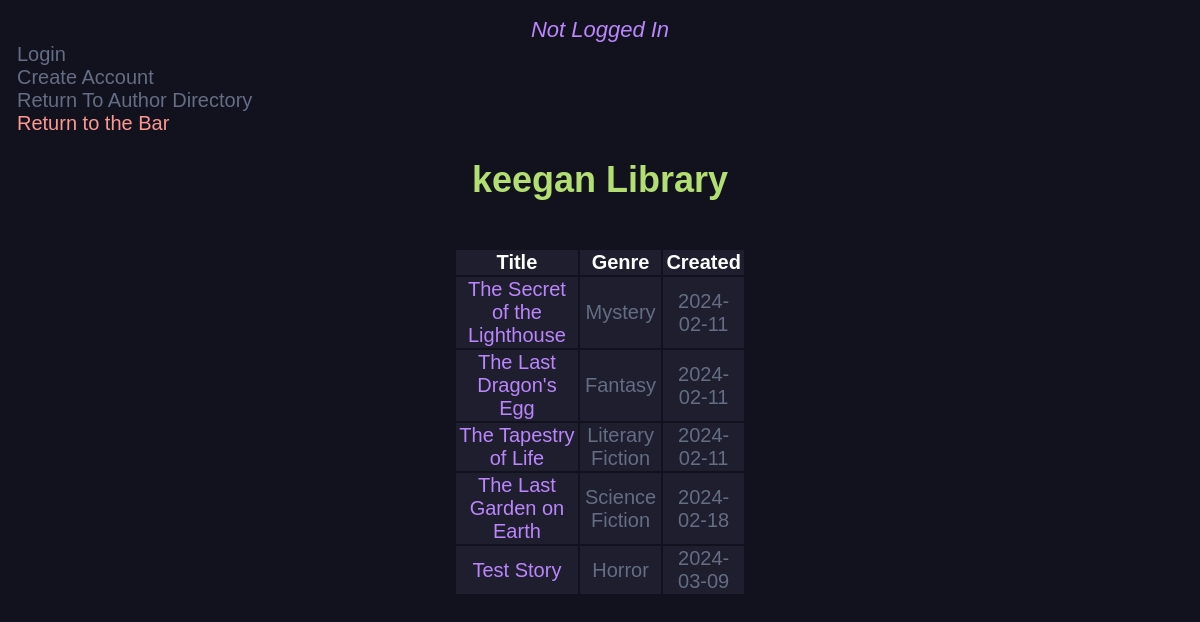
The page /user_dir_stories/1/ on the database its author committed.
### main.py (models this page shows, shortened)
class User(db.Model, UserMixin):
    id = db.Column(db.Integer, primary_key=True)
    username = db.Column(db.String(20), nullable=False, unique=True)
    password = db.Column(db.String(80), nullable=False)
    stories = db.relationship('NewStory', backref='author', lazy=True, foreign_keys=[NewStory.author_id])

class NewStory(db.Model):
    id = db.Column(db.Integer, primary_key=True)
    title = db.Column(db.String(200), nullable=False)
    genre = db.Column(db.String(200), nullable=True)
    content = db.Column(db.Text, nullable=False)
    date_created = db.Column(db.DateTime, default=datetime.utcnow)
    author_id = db.Column(db.Integer, db.ForeignKey('user.id'), nullable=False)
    current_version_id = db.Column(db.Integer, db.ForeignKey('new_version.id'), nullable=True)
    __table_args__ = (
        ForeignKeyConstraint(['author_id'], ['user.id'], name='fk_new_story_author_id'),
        ForeignKeyConstraint(['current_version_id'], ['new_version.id'], name='fk_new_story_current_version_id')
    )
    current_version = db.relationship('NewVersion', foreign_keys=[current_version_id], post_update=True)
    versions = db.relationship('NewVersion', backref='story', lazy=True, foreign_keys='NewVersion.story_id')

### main.py (the view)
@app.route('/user_dir_stories/<int:user_id>/', methods=['GET'])
def user_dir_stories(user_id):
    user = User.query.get_or_404(user_id)
    stories = NewStory.query.filter_by(author_id=user_id).all()
    return  render_template('user_dir_stories.html', user=user, stories=stories)

### templates/user_dir_stories.html (shortened to what this page needs)
<!DOCTYPE html>
 <link rel="stylesheet" href="{{ url_for('static', filename='css/user_dir.css') }}">
{% block body %}
{% if current_user.is_authenticated %}
	<a href="/logout/" class="button">Logout</a><br>
	<a href="/user_dir/" class="button">Return To Author Directory</a><br>
	<a href="/" class="return-to-bar">Return to the Bar</a>
{% else %}
	<div style= "text-align: center;">
			<em style = "color: #BB86FC; font-size: 22px; font-family: sans-serif" >Not Logged In</em>
		</div>
		<a href="/login/" class="button">Login</a><br>
		<a href="/register/" class="button">Create Account</a><br>
		<a href="/user_dir/" class="button">Return To Author Directory</a><br>
		<a href="/" class="return-to-bar">Return to the Bar</a>
{% endif %}
<div class="content">
	<h1 style="text-align: center;">{{ user.username }} Library</h1><br>
	<table class="center-table">
		<th>Title</th>
		<th>Genre</th>
		<th>Created</th>
		{% for story in stories %}
		<tr>
			<td><a href="{{ url_for('view_story', id=story.id) }}" class="story-link">{{ story.title }}</a></td>
			<td>{{ story.genre }}</td>
			<td>{{ story.date_created.date() }}</td>
		{% endfor %}
		</tr>
	</table>
</div>
{% endblock %}

### static/css/user_dir.css (style rules this page uses)
h1 { font-size: 36px; color: #B3DF72; text-align: center; font-family: sans-serif; }
a { color: #636d83; font-size: 20px; font-family: sans-serif; text-decoration: none; }
.center-table { margin-left: auto; margin-right: auto; width: 25%; }
td { background-color: #1e1e2e; color: #636d83; font-family: sans-serif; font-size: 20px; text-align: center; padding: 10; }
th { background-color: #1e1e2e; color: white; font-family: sans-serif; font-size: 20px; text-align: center; padding: 10; }
.story-link { color: #BB86FC; }
.return-to-bar { color: #FD9891; }

### rows shown on the page
User: username "keegan"
NewStory: title "The Secret of the Lighthouse", genre "Mystery", date_created "2024-02-11"
NewStory: title "The Last Dragon's Egg", genre "Fantasy", date_created "2024-02-11"
NewStory: title "The Tapestry of Life", genre "Literary Fiction", date_created "2024-02-11"
NewStory: title "The Last Garden on Earth", genre "Science Fiction", date_created "2024-02-18"
NewStory: title "Test Story", genre "Horror", date_created "2024-03-09"
